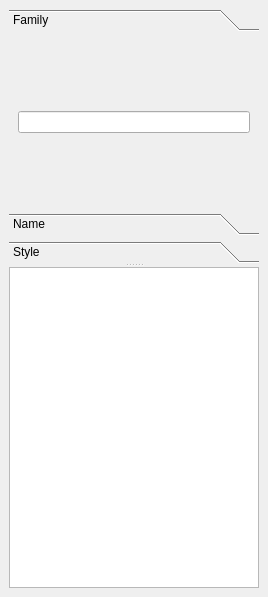
<?xml version="1.0" encoding="UTF-8"?>
<ui version="4.0">
 <class>DockFonts</class>
 <widget class="QDockWidget" name="DockFonts">
  <property name="geometry">
   <rect>
    <x>0</x>
    <y>0</y>
    <width>268</width>
    <height>597</height>
   </rect>
  </property>
  <property name="windowTitle">
   <string>Font Selector</string>
  </property>
  <widget class="QWidget" name="dockWidgetContents">
   <layout class="QVBoxLayout" name="verticalLayout_5">
    <item>
     <widget class="QSplitter" name="splitter">
      <property name="orientation">
       <enum>Qt::Orientation::Vertical</enum>
      </property>
      <widget class="QToolBox" name="toolBoxFilters">
       <property name="sizePolicy">
        <sizepolicy hsizetype="Preferred" vsizetype="Minimum">
         <horstretch>0</horstretch>
         <verstretch>0</verstretch>
        </sizepolicy>
       </property>
       <property name="minimumSize">
        <size>
         <width>0</width>
         <height>0</height>
        </size>
       </property>
       <property name="currentIndex">
        <number>0</number>
       </property>
       <widget class="QWidget" name="pageFamily">
        <property name="geometry">
         <rect>
          <x>0</x>
          <y>0</y>
          <width>250</width>
          <height>183</height>
         </rect>
        </property>
        <attribute name="label">
         <string>Family</string>
        </attribute>
        <layout class="QVBoxLayout" name="verticalLayout">
         <item>
          <widget class="QLineEdit" name="lineEditFamily"/>
         </item>
        </layout>
       </widget>
       <widget class="QWidget" name="pageName">
        <property name="geometry">
         <rect>
          <x>0</x>
          <y>0</y>
          <width>250</width>
          <height>183</height>
         </rect>
        </property>
        <attribute name="label">
         <string>Name</string>
        </attribute>
        <layout class="QVBoxLayout" name="verticalLayout_4">
         <item>
          <widget class="QLineEdit" name="lineEditName"/>
         </item>
        </layout>
       </widget>
       <widget class="QWidget" name="pageStyle">
        <property name="geometry">
         <rect>
          <x>0</x>
          <y>0</y>
          <width>250</width>
          <height>183</height>
         </rect>
        </property>
        <attribute name="label">
         <string>Style</string>
        </attribute>
        <layout class="QVBoxLayout" name="verticalLayout_2">
         <item>
          <widget class="QLineEdit" name="lineEditStyle"/>
         </item>
        </layout>
       </widget>
      </widget>
      <widget class="QTableView" name="tableViewFonts">
       <property name="sizePolicy">
        <sizepolicy hsizetype="Expanding" vsizetype="Expanding">
         <horstretch>0</horstretch>
         <verstretch>0</verstretch>
        </sizepolicy>
       </property>
      </widget>
     </widget>
    </item>
   </layout>
  </widget>
 </widget>
 <resources/>
 <connections/>
</ui>
